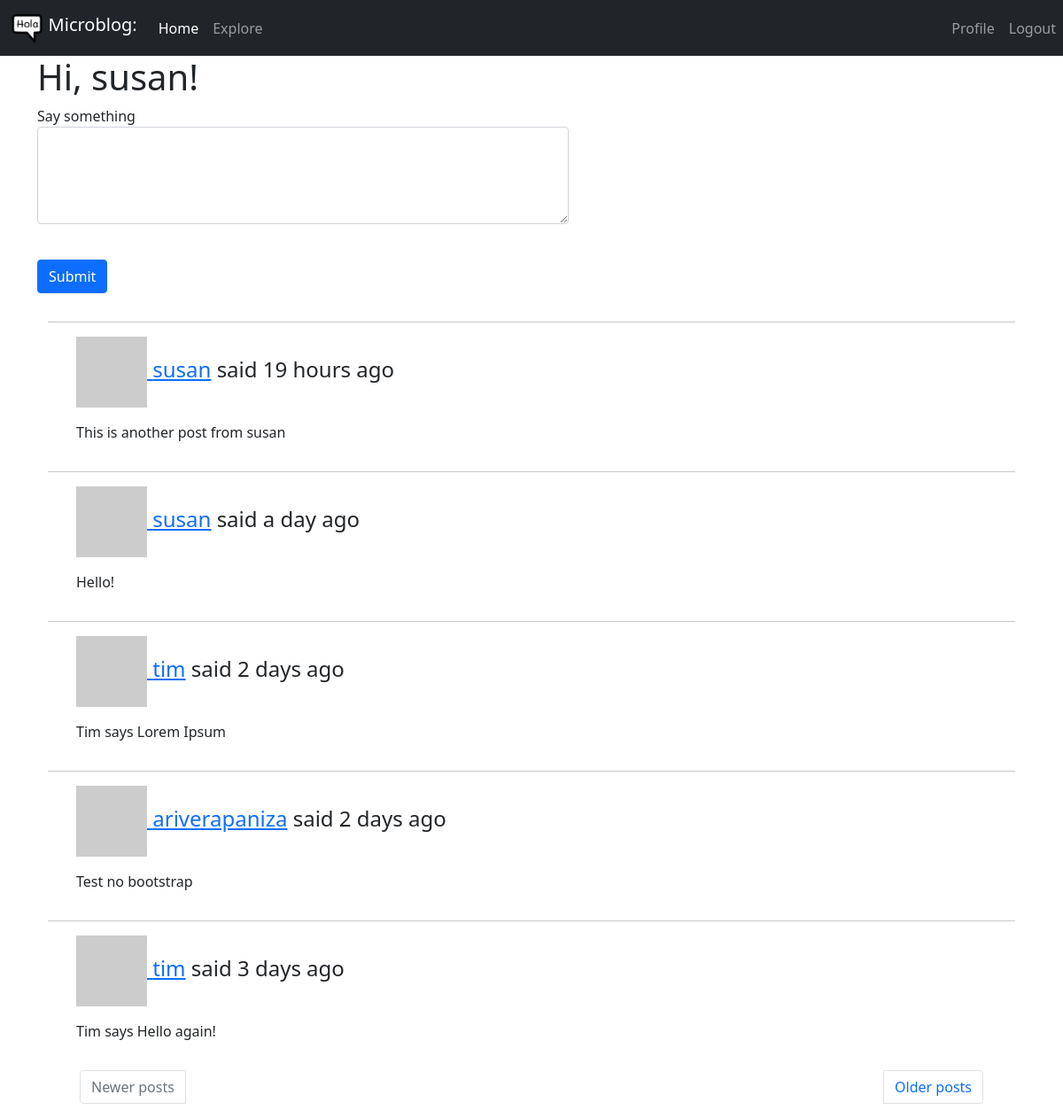
Before: /index (signed in) with the older database file.
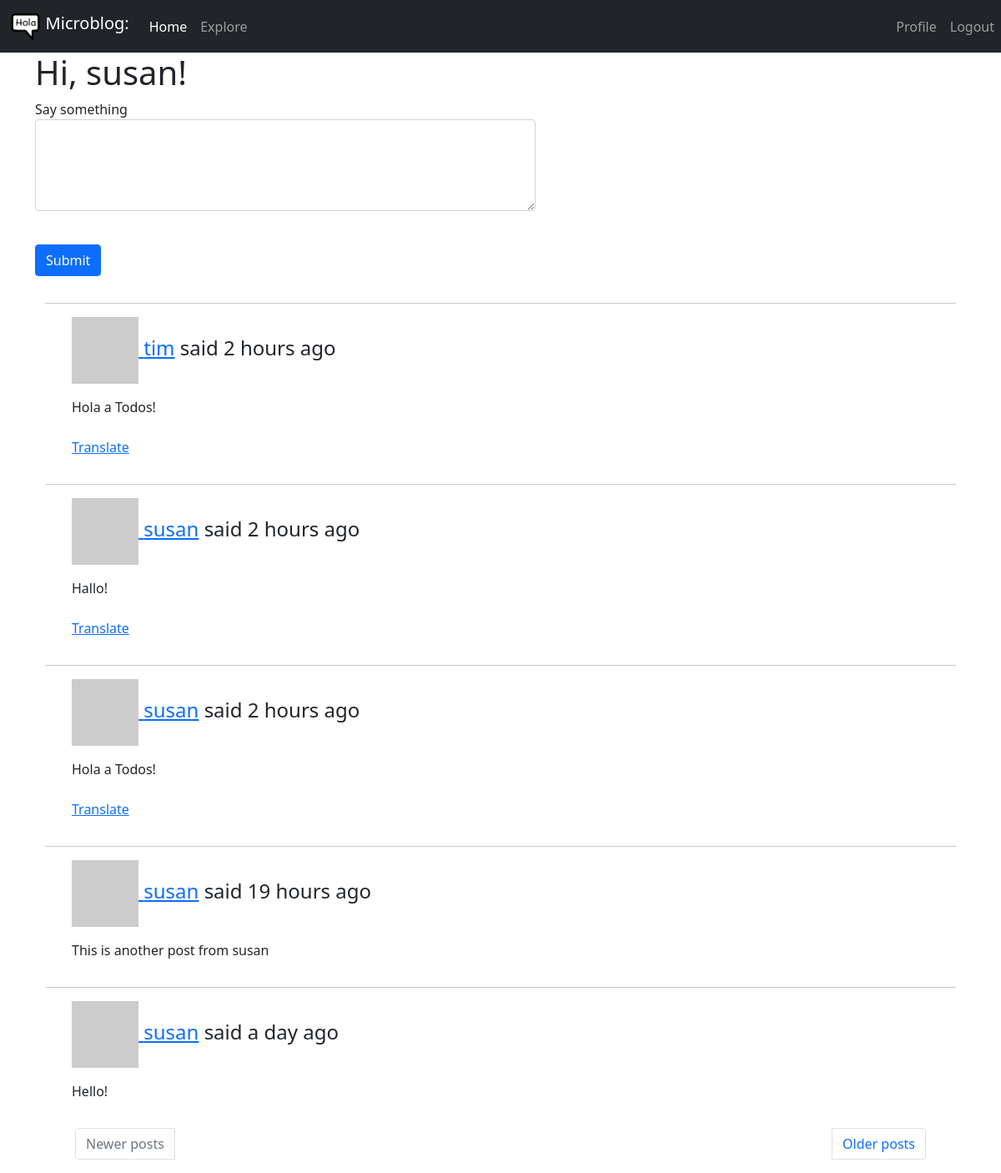
After: the same page with the newer database file.
### app/models.py (models this page shows, shortened)
class User(UserMixin, db.Model):
    id = db.Column(db.Integer, primary_key=True)
    username = db.Column(db.String(64), index=True, unique=True)
    email = db.Column(db.String(120), index=True, unique=True)
    password_hash = db.Column(db.String(128))
    posts = db.relationship('Post', backref='author', lazy='dynamic')
    about_me = db.Column(db.String(140))
    last_seen = db.Column(db.DateTime, default=datetime.utcnow)
    followed = db.relationship(
        'User', secondary=followers,
        primaryjoin=(followers.c.follower_id == id),
        secondaryjoin=(followers.c.followed_id == id),
        backref=db.backref('followers', lazy='dynamic'), lazy='dynamic')
    def avatar(self, size):
        digest = md5(self.email.lower().encode('utf-8')).hexdigest()
        return 'https://www.gravatar.com/avatar/{}?d=identicon&s={}'.format(
            digest, size)
    def followed_posts(self):
        followed = Post.query.join(
            followers, (followers.c.followed_id == Post.user_id)).filter(
                followers.c.follower_id == self.id)
        own = Post.query.filter_by(user_id=self.id)
        return followed.union(own).order_by(Post.timestamp.desc())

class Post(db.Model):
    id = db.Column(db.Integer, primary_key=True)
    body = db.Column(db.String(140))
    timestamp = db.Column(db.DateTime, index=True, default=datetime.utcnow)
    user_id = db.Column(db.Integer, db.ForeignKey('user.id'))
    language = db.Column(db.String(5))

### app/routes.py (the view, shortened to what this page needs)
@app.route('/', methods=['GET', 'POST'])
@app.route('/index', methods=['GET', 'POST'])
@login_required
def index():
    form = PostForm()
    page = request.args.get('page', 1, type=int)
    posts = current_user.followed_posts().paginate(page, app.config['POSTS_PER_PAGE'], False)
    next_url = url_for('index', page=posts.next_num) \
        if posts.has_next else None
    prev_url = url_for('index', page=posts.prev_num) \
        if posts.has_prev else None
    return render_template('index.html', title=_('Home'), form=form, posts=posts.items, next_url=next_url, prev_url=prev_url)

### app/forms.py
class PostForm(FlaskForm):
    post = TextAreaField(_l('Say something'), validators=[DataRequired(), Length(min=1, max=600)])
    submit = SubmitField(_l('Submit'))

### app/models.py (called while the page is built)
@login.user_loader
def load_user(id):
    return User.query.get(int(id))

### app/routes.py (called while the page is built)
@app.before_request
def before_request():
    if current_user.is_authenticated:
        current_user.last_seen = datetime.utcnow()
        db.session.commit()
    g.locale = str(get_locale())

### app/templates/index.html (shortened to what this page needs)
{% extends "base.html" %}
{% block content %}
  <div class="container mb-3 form-floating">
    <h1>{{ _('Hi, %(username)s!', username=current_user.username) }}</h1>
    {% if form %}
    <form action="" method="post">
        <p>
            {{ form.post.label }}<br>
            {{ form.post(cols=32, rows=4, class="form-control", style="width: 600px;") }}<br>
        </p>
        <p>{{ form.submit(class="btn btn-primary") }}</p>
    </form>
    {% endif %}
    {% for post in posts %}
        {% include '_post.html' %}
    {% endfor %}
  </div>
    <div class="container">
      <nav>
        <ul class="pagination justify-content-between">
          {% if prev_url %}
          <li class="page-item px-5">
            <a class="page-link" href="{{ prev_url }}">{{ _('Newer posts') }}</a>
          </li>
          {% else %}
          <li class="page-item px-5 disabled">
            <a class="page-link" href="{{ prev_url }}">{{ _('Newer posts') }}</a>
          </li>
          {% endif %}
          {% if next_url %}
          <li class="page-item px-5">
            <a class="page-link" href="{{ next_url }}">{{ _('Older posts') }}</a>
          </li>
          {% else %}
          <li class="page-item px-5 disabled">
            <a class="page-link" href="{{ next_url }}">{{ _('Older posts') }}</a>
          </li>
          {% endif %}
        </ul>
      </nav>
    </div>
{% endblock %}

### app/templates/base.html (shortened to what this page needs)
<!DOCTYPE html>
<html lang="en">
  <head>
    <link
      href="https://cdn.jsdelivr.net/npm/bootstrap@5.1.1/dist/css/bootstrap.min.css"
      rel="stylesheet"
    />
    <link
      rel="stylesheet"
      href="https://cdnjs.cloudflare.com/ajax/libs/font-awesome/5.15.3/css/all.min.css"
    />
    <nav class="navbar navbar-expand-lg navbar-dark bg-dark">
      <div class="container-fluid">
        <a class="navbar-brand" href="{{ url_for('index') }}">
          <img
            src="{{ url_for('static', filename='holacuentame_logo_80px_black.png')}}"
            alt=""
            width="auto"
            height="36"
            class="d-inline-block align-text-top"
          />
          Microblog:</a
        >
        <div class="collapse navbar-collapse" id="navbar">
          <div class="navbar-nav">
            <ul class="navbar-nav me-auto mb-2 mb-lg-0">
              <li class="nav-item">
                <a
                  class="nav-link active"
                  aria-current="page"
                  href="{{ url_for('index') }}"
                  >{{ _('Home') }}</a
                >
              </li>
              <li class="nav-item">
                <a class="nav-link" href="{{ url_for('explore') }}">{{ _('Explore') }}</a>
              </li>
            </ul>
          </div>
        </div>
      </div>
      <ul class="navbar-nav justify-content-end">
        {% if current_user.is_anonymous %}
        <li class="nav-item">
          <a class="nav-link" href="{{ url_for('login') }}">{{ _('Login') }}</a>
        </li>
        {% else %}
        <li class="nav-item">
          <a
            class="nav-link"
            href="{{ url_for('user', username=current_user.username) }}"
            >{{ _('Profile') }}</a
          >
        </li>
        <li class="nav-item">
          <a class="nav-link" href="{{ url_for('logout') }}">{{ _('Logout') }}</a>
        </li>
        {% endif %}
      </ul>
    </nav>
  </head>
  <body>
    {% block content %}{% endblock %}
  </body>
</html>

### app/templates/_post.html (shortened to what this page needs)
<div class="container">
    <div class="row table-hover">
        <div class="col-md-12">
            <div class="blog-comment">
                <hr/>
                <ul class="comments">
                    <div class="post-comments">
                        <h4><a href="{{ url_for('user', username=post.author.username) }}"> <img src="{{ post.author.avatar(40) }}" class="avatar" alt=""> {{ post.author.username }}</a> {{ _('%(username)s said %(when)s', username=user_link, when=moment(post.timestamp).fromNow()) }} </h4> </p>
                        <span id="post{{ post.id }}">{{ post.body }}</span>
                        {% if post.language and post.language != g.locale %}
                        <br><br>
                        <span id="translation{{ post.id }}">
                            <a href="javascript:translate(
                                        '#post{{ post.id }}',
                                        '#translation{{ post.id }}',
                                        '{{ post.language }}',
                                        '{{ g.locale }}');">{{ _('Translate') }}</a>
                        </span>
                        {% endif %}
                    </div>
                </ul>
            </div>
        </div>
    </div>
</div>

Changed rows visible on the page:
no longer on this page (row unchanged): Post: author.username "tim", body "Tim says Lorem Ipsum"
no longer on this page (row unchanged): Post: author.username "ariverapaniza", body "Test no bootstrap"
no longer on this page (row unchanged): Post: author.username "tim", body "Tim says Hello again!"
added Post: author.username "tim", body "Hola a Todos!"
added Post: author.username "susan", body "Hallo!"
added Post: author.username "susan", body "Hola a Todos!"
